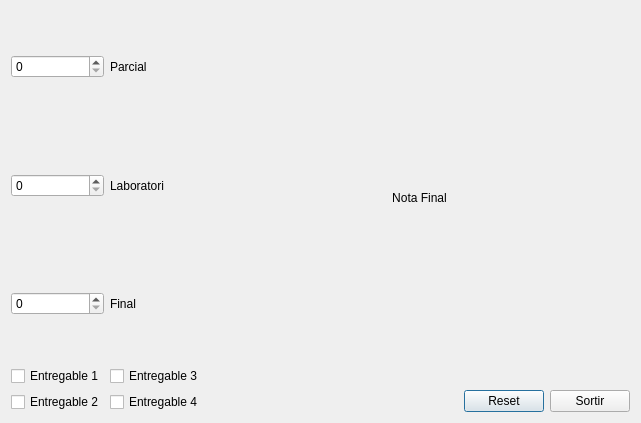
<?xml version="1.0" encoding="UTF-8"?>
<ui version="4.0">
 <class>MyForm</class>
 <widget class="QWidget" name="MyForm">
  <property name="geometry">
   <rect>
    <x>0</x>
    <y>0</y>
    <width>641</width>
    <height>423</height>
   </rect>
  </property>
  <property name="windowTitle">
   <string>Nota Final</string>
  </property>
  <layout class="QGridLayout" name="gridLayout_3">
   <item row="0" column="0">
    <layout class="QGridLayout" name="gridLayout_2">
     <item row="1" column="3">
      <widget class="QPushButton" name="pushButton">
       <property name="text">
        <string>Sortir</string>
       </property>
      </widget>
     </item>
     <item row="0" column="0" rowspan="2">
      <layout class="QVBoxLayout" name="verticalLayout_2">
       <item>
        <layout class="QVBoxLayout" name="verticalLayout">
         <item>
          <layout class="QHBoxLayout" name="horizontalLayout">
           <item>
            <widget class="QSpinBox" name="spinBox">
             <property name="maximum">
              <number>10</number>
             </property>
            </widget>
           </item>
           <item>
            <widget class="QLabel" name="label">
             <property name="text">
              <string>Parcial</string>
             </property>
            </widget>
           </item>
          </layout>
         </item>
         <item>
          <layout class="QHBoxLayout" name="horizontalLayout_2">
           <item>
            <widget class="QSpinBox" name="spinBox_2">
             <property name="maximum">
              <number>10</number>
             </property>
            </widget>
           </item>
           <item>
            <widget class="QLabel" name="label_2">
             <property name="text">
              <string>Laboratori</string>
             </property>
            </widget>
           </item>
          </layout>
         </item>
         <item>
          <layout class="QHBoxLayout" name="horizontalLayout_3">
           <item>
            <widget class="QSpinBox" name="spinBox_3">
             <property name="maximum">
              <number>10</number>
             </property>
            </widget>
           </item>
           <item>
            <widget class="QLabel" name="label_3">
             <property name="text">
              <string>Final</string>
             </property>
            </widget>
           </item>
          </layout>
         </item>
        </layout>
       </item>
       <item>
        <layout class="QGridLayout" name="gridLayout">
         <item row="0" column="0">
          <widget class="QCheckBox" name="checkBox">
           <property name="text">
            <string>Entregable 1</string>
           </property>
          </widget>
         </item>
         <item row="0" column="1">
          <widget class="QCheckBox" name="checkBox_3">
           <property name="text">
            <string>Entregable 3</string>
           </property>
          </widget>
         </item>
         <item row="1" column="0">
          <widget class="QCheckBox" name="checkBox_2">
           <property name="text">
            <string>Entregable 2</string>
           </property>
          </widget>
         </item>
         <item row="1" column="1">
          <widget class="QCheckBox" name="checkBox_4">
           <property name="text">
            <string>Entregable 4</string>
           </property>
          </widget>
         </item>
        </layout>
       </item>
      </layout>
     </item>
     <item row="0" column="1" colspan="3">
      <widget class="MyLabel" name="label_4">
       <property name="text">
        <string>Nota Final</string>
       </property>
       <property name="textFormat">
        <enum>Qt::AutoText</enum>
       </property>
       <property name="scaledContents">
        <bool>false</bool>
       </property>
       <property name="alignment">
        <set>Qt::AlignCenter</set>
       </property>
       <property name="buddy">
        <cstring></cstring>
       </property>
      </widget>
     </item>
     <item row="1" column="1">
      <spacer name="horizontalSpacer">
       <property name="orientation">
        <enum>Qt::Horizontal</enum>
       </property>
       <property name="sizeHint" stdset="0">
        <size>
         <width>40</width>
         <height>20</height>
        </size>
       </property>
      </spacer>
     </item>
     <item row="1" column="2">
      <widget class="QPushButton" name="pushButton_2">
       <property name="text">
        <string>Reset</string>
       </property>
       <property name="shortcut">
        <string>Alt+R</string>
       </property>
       <property name="default">
        <bool>true</bool>
       </property>
      </widget>
     </item>
    </layout>
   </item>
  </layout>
 </widget>
 <customwidgets>
  <customwidget>
   <class>MyLabel</class>
   <extends>QLabel</extends>
   <header location="global">MyLabel.h</header>
   <slots>
    <slot>notaParcial(int)</slot>
    <slot>notaLaboratori(int)</slot>
    <slot>notaExamenFinal(int)</slot>
    <slot>checkbox1(int)</slot>
    <slot>checkbox2(int)</slot>
    <slot>checkbox3(int)</slot>
    <slot>checkbox4(int)</slot>
    <slot>reset()</slot>
   </slots>
  </customwidget>
 </customwidgets>
 <resources/>
 <connections>
  <connection>
   <sender>pushButton</sender>
   <signal>clicked()</signal>
   <receiver>MyForm</receiver>
   <slot>close()</slot>
   <hints>
    <hint type="sourcelabel">
     <x>608</x>
     <y>391</y>
    </hint>
    <hint type="destinationlabel">
     <x>639</x>
     <y>336</y>
    </hint>
   </hints>
  </connection>
  <connection>
   <sender>spinBox</sender>
   <signal>valueChanged(int)</signal>
   <receiver>label_4</receiver>
   <slot>notaParcial(int)</slot>
   <hints>
    <hint type="sourcelabel">
     <x>79</x>
     <y>46</y>
    </hint>
    <hint type="destinationlabel">
     <x>391</x>
     <y>17</y>
    </hint>
   </hints>
  </connection>
  <connection>
   <sender>spinBox_2</sender>
   <signal>valueChanged(int)</signal>
   <receiver>label_4</receiver>
   <slot>notaLaboratori(int)</slot>
   <hints>
    <hint type="sourcelabel">
     <x>46</x>
     <y>99</y>
    </hint>
    <hint type="destinationlabel">
     <x>297</x>
     <y>81</y>
    </hint>
   </hints>
  </connection>
  <connection>
   <sender>spinBox_3</sender>
   <signal>valueChanged(int)</signal>
   <receiver>label_4</receiver>
   <slot>notaExamenFinal(int)</slot>
   <hints>
    <hint type="sourcelabel">
     <x>87</x>
     <y>177</y>
    </hint>
    <hint type="destinationlabel">
     <x>321</x>
     <y>181</y>
    </hint>
   </hints>
  </connection>
  <connection>
   <sender>checkBox</sender>
   <signal>stateChanged(int)</signal>
   <receiver>label_4</receiver>
   <slot>checkbox1(int)</slot>
   <hints>
    <hint type="sourcelabel">
     <x>65</x>
     <y>269</y>
    </hint>
    <hint type="destinationlabel">
     <x>268</x>
     <y>219</y>
    </hint>
   </hints>
  </connection>
  <connection>
   <sender>checkBox_3</sender>
   <signal>stateChanged(int)</signal>
   <receiver>label_4</receiver>
   <slot>checkbox3(int)</slot>
   <hints>
    <hint type="sourcelabel">
     <x>168</x>
     <y>274</y>
    </hint>
    <hint type="destinationlabel">
     <x>265</x>
     <y>241</y>
    </hint>
   </hints>
  </connection>
  <connection>
   <sender>checkBox_2</sender>
   <signal>stateChanged(int)</signal>
   <receiver>label_4</receiver>
   <slot>checkbox2(int)</slot>
   <hints>
    <hint type="sourcelabel">
     <x>89</x>
     <y>346</y>
    </hint>
    <hint type="destinationlabel">
     <x>269</x>
     <y>305</y>
    </hint>
   </hints>
  </connection>
  <connection>
   <sender>checkBox_4</sender>
   <signal>stateChanged(int)</signal>
   <receiver>label_4</receiver>
   <slot>checkbox4(int)</slot>
   <hints>
    <hint type="sourcelabel">
     <x>145</x>
     <y>355</y>
    </hint>
    <hint type="destinationlabel">
     <x>277</x>
     <y>324</y>
    </hint>
   </hints>
  </connection>
  <connection>
   <sender>pushButton_2</sender>
   <signal>clicked()</signal>
   <receiver>spinBox</receiver>
   <slot>clear()</slot>
   <hints>
    <hint type="sourcelabel">
     <x>469</x>
     <y>411</y>
    </hint>
    <hint type="destinationlabel">
     <x>99</x>
     <y>53</y>
    </hint>
   </hints>
  </connection>
  <connection>
   <sender>pushButton_2</sender>
   <signal>clicked()</signal>
   <receiver>spinBox_2</receiver>
   <slot>clear()</slot>
   <hints>
    <hint type="sourcelabel">
     <x>527</x>
     <y>393</y>
    </hint>
    <hint type="destinationlabel">
     <x>48</x>
     <y>115</y>
    </hint>
   </hints>
  </connection>
  <connection>
   <sender>pushButton_2</sender>
   <signal>clicked()</signal>
   <receiver>spinBox_3</receiver>
   <slot>clear()</slot>
   <hints>
    <hint type="sourcelabel">
     <x>529</x>
     <y>409</y>
    </hint>
    <hint type="destinationlabel">
     <x>65</x>
     <y>186</y>
    </hint>
   </hints>
  </connection>
  <connection>
   <sender>pushButton_2</sender>
   <signal>clicked(bool)</signal>
   <receiver>checkBox</receiver>
   <slot>setChecked(bool)</slot>
   <hints>
    <hint type="sourcelabel">
     <x>538</x>
     <y>382</y>
    </hint>
    <hint type="destinationlabel">
     <x>79</x>
     <y>280</y>
    </hint>
   </hints>
  </connection>
  <connection>
   <sender>pushButton_2</sender>
   <signal>clicked(bool)</signal>
   <receiver>checkBox_3</receiver>
   <slot>setChecked(bool)</slot>
   <hints>
    <hint type="sourcelabel">
     <x>528</x>
     <y>403</y>
    </hint>
    <hint type="destinationlabel">
     <x>159</x>
     <y>277</y>
    </hint>
   </hints>
  </connection>
  <connection>
   <sender>pushButton_2</sender>
   <signal>clicked(bool)</signal>
   <receiver>checkBox_2</receiver>
   <slot>setChecked(bool)</slot>
   <hints>
    <hint type="sourcelabel">
     <x>534</x>
     <y>414</y>
    </hint>
    <hint type="destinationlabel">
     <x>58</x>
     <y>354</y>
    </hint>
   </hints>
  </connection>
  <connection>
   <sender>pushButton_2</sender>
   <signal>clicked(bool)</signal>
   <receiver>checkBox_4</receiver>
   <slot>setChecked(bool)</slot>
   <hints>
    <hint type="sourcelabel">
     <x>543</x>
     <y>403</y>
    </hint>
    <hint type="destinationlabel">
     <x>150</x>
     <y>355</y>
    </hint>
   </hints>
  </connection>
  <connection>
   <sender>pushButton_2</sender>
   <signal>clicked()</signal>
   <receiver>label_4</receiver>
   <slot>reset()</slot>
   <hints>
    <hint type="sourcelabel">
     <x>495</x>
     <y>413</y>
    </hint>
    <hint type="destinationlabel">
     <x>484</x>
     <y>344</y>
    </hint>
   </hints>
  </connection>
 </connections>
</ui>
